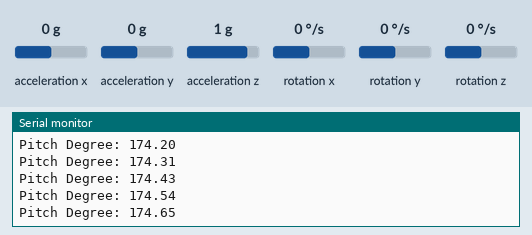
Recording of a sketch running on a simulated Arduino Uno, built with avr-gcc and run on an emulated ATmega328P. Parts: the last lines printed to the serial monitor. The inputs (shaded band) are chosen by the test bench; at power-on: acceleration y 0 g, acceleration x 0 g, acceleration z 1 g, rotation x 0 °/s, rotation y 0 °/s, rotation z 0 °/s.

Above: at 1.2 s.
1.3 s: acceleration y set to -0.2 g
At 2.0 s:
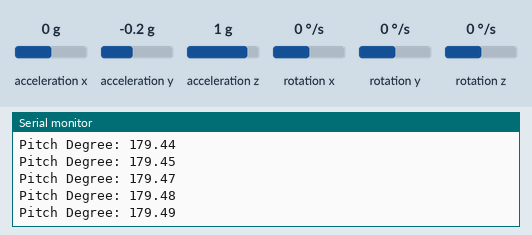
10.3 s: acceleration x set to -0.2 g
At 11.1 s:
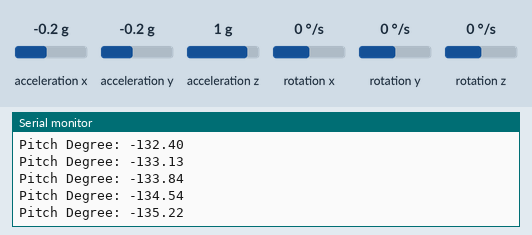
13.3 s: acceleration x set to 0.1 g
At 14.2 s:
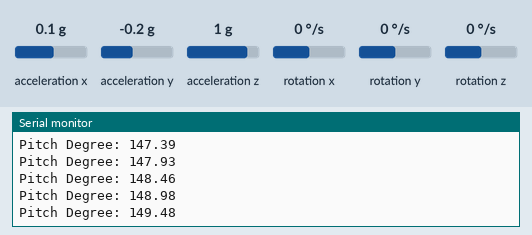
Timing chart, 0 to 15.8 s (numbered marks = the images above; inputs shaded):
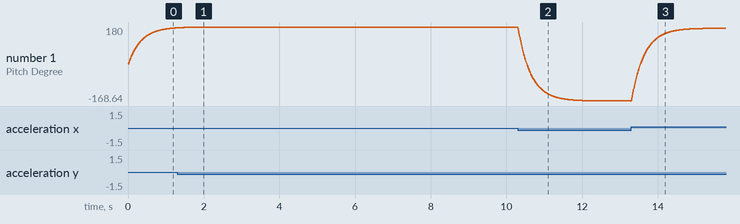

Measured:
- after the input at 10.3 s, the serial monitor: prints a new line at once (image 2)
- plotted number 1: 180 → -168.64 after the input at 10.3 s

The sketch:

drone.ino
```cpp
#include <Arduino.h>
#include <Servo.h>
#include "droneLogic.h"

Drone drone;
// #define POT_SIG_PIN A0
// #define MOTOR_SIG_PIN 3

// Servo brushless;

// uint32_t read = 0;

// void setup()
// {
//     Serial.begin(9600);
//     pinMode(POT_SIG_PIN, INPUT);
//     brushless.attach(MOTOR_SIG_PIN, 1000, 2000);
// }

// void loop()
// {
//     read = analogRead(POT_SIG_PIN);
//     read = map(read, 0, 1023, 0, 180);
//     brushless.write(read);
// }

void setup()
{
    drone.init();
}

void loop()
{
    drone.readSensorVal();
    drone.complementaryFilter();
    // drone.printData();
}
```

commsInterface.h
```cpp
#ifndef COMMSINTERFACE_H_
#define COMMSINTERFACE_H_


class commsInterface {
    public:
        virtual void init() = 0;
        virtual int32_t receive() = 0;
};

#endif 
```

droneLogic.cpp
```cpp
#include <Arduino.h>
#include <stdint.h>
#include <Arduino.h>
#include <stdbool.h>
#include <Wire.h>
#include <math.h>
#include "PID_v1.h"
#include "droneLogic.h"
#include "motor.h"
#include "MPU9250.h"

//Struct pointer instantiation and initializations. Store operation values here.
struct Yaw yawData;
struct Pitch pitchData;
struct Roll rollData;
Yaw* yPtr = &yawData;
Pitch* pPtr = &pitchData;
Roll* rPtr = &rollData;

//Raw gyroscope values must be stored here. We are using pointers.
float rawYawGyro, rawPitchGyro, rawRollGyro;
float* pYawGyro = &rawYawGyro;
float* pPitchGyro = &rawPitchGyro;
float* pRollGyro = &rawRollGyro;

//Raw acceleration values must be stored here. We are using pointers.
float rawZAcc, rawPitchAcc, rawRollAcc;
float* pZAcc = &rawZAcc;
float* pPitchAcc = &rawPitchAcc;
float* pRollAcc = &rawRollAcc;

float pitchAccuracyDeg, rollAccuracyDeg, pitchDeg, rollDeg;
float yawOffset, pitchOffset, rollOffset;
int statusIMU;


const float pi = 3.14159265359;
const float dt = 0.0015;
const int MAX_PITCH = 180;
const int MAX_ROLL = 180;
const int MAX_YAW = 180;
const int HOVER_THRUST = 100;
const int FORCE_MAG_LOW_THRESH = 4.9;
const int FORCE_MAG_HIGH_THRESH = 18.6;

// PID thrust(&currThrust, &ouputThrust, &setThrust, Kp_Thrust, Ki_Thrust, Kd_Thrust, REVERSE);
PID yawPID(&(yPtr->curr), &(yPtr->out), &(yPtr->set), yPtr->Kp, yPtr->Ki, yPtr->Kd, REVERSE);
PID pitchPID(&(pPtr->curr), &(pPtr->out), &(pPtr->set), pPtr->Kp, pPtr->Ki, pPtr->Kd, REVERSE);
PID rollPID(&(rPtr->curr), &(rPtr->out), &(rPtr->set), rPtr->Kp, rPtr->Ki, rPtr->Kd, REVERSE);
MPU9250 IMU(Wire, 0x68);
BLDC motorFL(2);
BLDC motorFR(3);
BLDC motorBL(4);
BLDC motorBR(5);

// /*******************************************************************************/
// setPitch = 0;       //At this stage, we are only testing hover mode.
// setRoll = 0;
// /*******************************************************************************/

void Drone::init()
{
    Serial.begin(115200);
    while(!Serial) {}
    // thrust.SetOutputLimits(-MAX_THRUST, MAX_THRUST);
    yawPID.SetOutputLimits(-MAX_YAW, MAX_YAW);
    pitchPID.SetOutputLimits(-MAX_PITCH, MAX_PITCH);
    rollPID.SetOutputLimits(-MAX_ROLL, MAX_ROLL);

    IMU.begin();
    if (statusIMU < 0)
    {
        Serial.println("IMU initialization unsuccessful");
        Serial.println("Check IMU wiring or try cycling power");
        Serial.print("Status: ");
        Serial.println(statusIMU);
        while(1) {}
    }
}

//This function updates the RAW values of the data read from the IMU.
void Drone::readSensorVal()
{
    IMU.readSensor();
    *pYawGyro = IMU.getGyroZ_rads(); //YAW: must be integrated to get proper angle
    *pPitchGyro = IMU.getGyroY_rads(); //PITCH: must be integrated to get proper angle
    *pRollGyro = IMU.getGyroX_rads(); //ROLL: must be integrated to get proper angle
    *pZAcc = IMU.getAccelZ_mss(); //Acceleration vector in the Z direction (must add up to 9.8 when stationary)
    *pPitchAcc = IMU.getAccelX_mss(); //Acceleration in X direction
    *pRollAcc = IMU.getAccelY_mss(); //Acceleration in Y direction
}

void Drone::complementaryFilter()
{
    //Integrate the gyroscope data and then translate them to degrees.
    //PITCH AND RO CURRENTLY BROKEN, GETS AFFECTED BY TILT IN ALL DIRECTION.

    pPtr->curr += (*pPitchGyro * dt) * (180/pi);
    rPtr->curr += (*pRollGyro * dt) * (180/pi);
    float forceMagnitude = abs(*pZAcc) + abs(*pPitchAcc) + abs(*pRollAcc);
    if ((forceMagnitude > FORCE_MAG_LOW_THRESH) && (forceMagnitude < FORCE_MAG_HIGH_THRESH))
    {
        //Find pitch angle in degrees.
        pitchAccuracyDeg = atan2f(*pPitchAcc, *pZAcc) * (180/pi);
        pPtr->curr = (0.98 * pPtr->curr) + (0.02 * (pitchAccuracyDeg));
        Serial.print("Pitch Degree: "); Serial.println(pPtr->curr);

        //Find roll angle in degrees.
        rollAccuracyDeg = atan2f(*pRollAcc, *pZAcc) * (180/pi);
        rPtr->curr = (0.98 * rPtr->curr) + (0.02 * (rollAccuracyDeg));
        // Serial.print("Roll Degree: "); Serial.println(rPtr->curr);
    }

}

void Drone::printData()
{
    Serial.print("Pitch Angle: "); Serial.println(pPtr->curr, 6);
    Serial.print("Roll Angle: "); Serial.println(rPtr->curr, 6);
}
```

droneLogic.h
```cpp
#ifndef DRONELOGIC_H_
#define DRONELOGIC_H_

struct Yaw
{
    double curr;
    double out;
    double set;
    double Kp;
    double Ki;
    double Kd;
};

struct Roll
{
    double curr;
    double out;
    double set;
    double Kp;
    double Ki;
    double Kd;
};

struct Pitch
{
    double curr;
    double out;
    double set;
    double Kp;
    double Ki;
    double Kd;
};

class Drone
{
    private:
        double rawYaw, rawPitch, rawRoll;

    public:
        // void yawMOtorSet(ctrlOutYaw);
        // void pitchMotorSet(double*);
        // void rollMotorSet(double*);
        void complementaryFilter(void);
        void readSensorVal(void);
        // void thrustMotorSet(ctrlOutThrust);

        void init(void);
        void printData(void);
        // void compute(void);

        // TRANSLATE MOTOR THRUST COMBINATIONS TO THRUST, ROLL, PITCH, DRONE

};

#endif
```

motor.cpp
```cpp
#include <Arduino.h>
#include <stdbool.h>
#include <Servo.h>
#include "motor.h"

Servo motor;

void BLDC::init()
{
    motor.attach(motorPin, 1000, 2000);
}

void BLDC::setSpeed(int32_t speed)
{
    motor.write(speed);
}
```

motor.h
```cpp
#ifndef MOTOR_H_
#define MOTOR_H_

#include "motorInterface.h"

class BLDC: public motorInterface
{
    public:
        uint8_t motorPin;

        BLDC(uint8_t pin)
        {
            motorPin = pin;
        }

        void init(void);
        void setSpeed(int32_t speed);
};

#endif
```

motorInterface.h
```cpp
#ifndef MOTORINTERFACE_H_
#define MOTORINTERFACE_H_

class motorInterface
{
    public:
        virtual void init(void) = 0;
        virtual void setSpeed(int32_t) = 0;
};

#endif
```

wiredComms.cpp
```cpp
#include <Arduino.h>
#include <stdbool.h>
#include "wiredComms.h"

void Wired::init()
{
    pinMode(wirePin, INPUT);
}

int32_t Wired::receive()
{
    readValue = analogRead(wirePin);
    readValue = map(readValue, 0, 1023, 0, 180);
    return readValue;
}
```

wiredComms.h
```cpp
#ifndef WIREDCOMMS_H_
#define WIREDCOMMS_H_

#include "commsInterface.h"

class Wired: public commsInterface
{
    public:
        uint8_t wirePin;
        int32_t readValue = 0;

        Wired(uint8_t pin)
        {
            wirePin = pin;
        }

        void init(void);
        int32_t receive(void);
};

#endif
```
